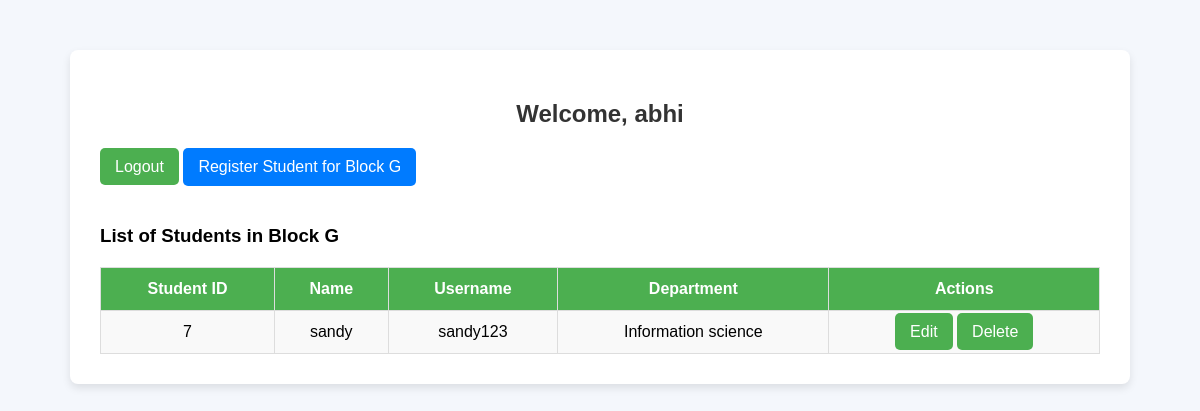
Screenshot of /admins_dashboard/g.php (signed in) with the database file from the repository.
### tables this page shows
CREATE TABLE `students_g` (
  `StudentID` int(11) NOT NULL,
  `Name` varchar(100) NOT NULL,
  `Age` int(11) NOT NULL,
  `Department` varchar(100) NOT NULL,
  `Year` int(11) NOT NULL,
  `Address` text NOT NULL,
  `Username` varchar(50) NOT NULL,
  `Password` varchar(255) NOT NULL,
  `RegisteredBy` varchar(100) DEFAULT NULL
);

### admins_dashboard/g.php (the view, shortened to what this page needs)
<?php
include '../connection/db.php';
$query_v = "SELECT * FROM Students_g";
$result_v = $conn->query($query_v);
?>
<!DOCTYPE html>
<html lang="en">
<head>
</head>
<body>
    <div class="dashboard-container">
        <h2>Welcome, <?php echo $_SESSION['admin_name']; ?></h2>
        <a href="../admins/admin_logout.php" class="btn">Logout</a>
        <a href="../register_student/register_g.php" class="btn register-btn">Register Student for Block G</a>
        <h3>List of Students in Block G</h3>
        <?php if ($result_v->num_rows > 0): ?>
            <table>
                <thead>
                    <tr>
                        <th>Student ID</th>
                        <th>Name</th>
                        <th>Username</th>
                        <th>Department</th>
                        <th>Actions</th>
                    </tr>
                </thead>
                <tbody>
                    <?php while ($row = $result_v->fetch_assoc()): ?>
                        <tr>
                            <td><?php echo $row['StudentID']; ?></td>
                            <td><?php echo $row['Name']; ?></td>
                            <td><?php echo $row['Username']; ?></td>
                            <td><?php echo $row['Department']; ?></td>
                            <td>
                                <a href="edit_student.php?id=<?php echo $row['StudentID']; ?>" class="btn">Edit</a>
                                <a href="delete_student.php?id=<?php echo $row['StudentID']; ?>" class="btn" onclick="return confirm('Are you sure you want to delete this student?')">Delete</a>
                            </td>
                        </tr>
                    <?php endwhile; ?>
                </tbody>
            </table>
        <?php else: ?>
            <p>No students found in Block G.</p>
        <?php endif; ?>
    </div>
</body>
</html>

### admins_dashboard/g.php (style rules this page uses)
body { font-family: Arial, sans-serif; background-color: #f4f7fc; margin: 0; padding: 0; }
.dashboard-container { max-width: 1000px; margin: 50px auto; padding: 30px; background-color: #fff; border-radius: 8px; box-shadow: 0 4px 8px rgba(0, 0, 0, 0.1); }
h2 { text-align: center; color: #333; }
table { width: 100%; border-collapse: collapse; margin-top: 20px; }
th, td { padding: 12px; border: 1px solid #ddd; text-align: center; }
th { background-color: #4CAF50; color: white; }
td { background-color: #f9f9f9; }
.btn { padding: 10px 15px; background-color: #4CAF50; color: white; border: none; border-radius: 5px; cursor: pointer; text-decoration: none; }
.register-btn { margin-bottom: 20px; display: inline-block; background-color: #007bff; }

### rows the page displays
students_g: StudentID "7", Name "sandy", Username "sandy123", Department "Information science"

### other values shown
$_SESSION['admin_name'] "abhi"
